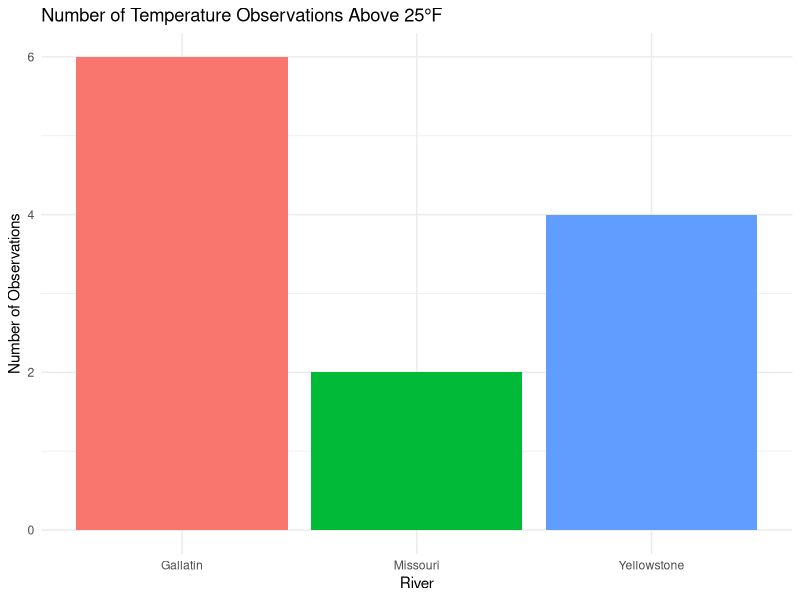
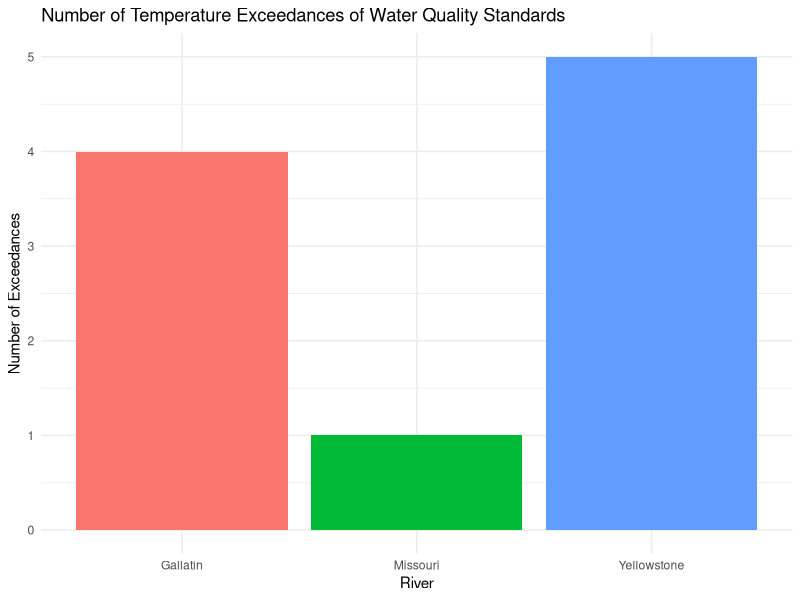

Reproduce these figures in R, in order.
## ---- chunk 1
#| include: false
library(tidyverse)
library(knitr)
## ---- chunk 2
#| include: false
rivers <- read_csv("Labs/Data/rivers.csv", show_col_types = FALSE) %>%
  mutate(
    date = as.Date(date, format = "%m/%d/%Y"),
    river = as.factor(site),
    temp = as.numeric(temperature),
    do = as.numeric(dissolved_oxygen),
    ph = as.numeric(pH),
    month = as.numeric(format(date, "%m"))
  )
## ---- chunk 3
#| results: asis
avg_table <- rivers %>%
  group_by(river) %>%
  summarize(
    avg_temp = mean(temp, na.rm = TRUE),
    avg_do = mean(do, na.rm = TRUE),
    avg_ph = mean(ph, na.rm = TRUE)
  )

knitr::kable(
  avg_table,
  digits = 2,
  col.names = c("River", "Average Temperature", "Average Dissolved Oxygen", "Average pH")
)
## ---- chunk 4
plot1_data <- rivers %>%
  filter(temp > 25) %>%
  count(river, name = "count")

ggplot(plot1_data, aes(x = river, y = count, fill = river)) +
  geom_col() +
  labs(
    title = "Number of Temperature Observations Above 25°F",
    x = "River",
    y = "Number of Observations"
  ) +
  theme_minimal() +
  theme(legend.position = "none")
## ---- chunk 5
#| include: false
wqs <- read_csv("Labs/Data/wqs.csv", show_col_types = FALSE) %>%
  mutate(
    river = as.factor(site),
    month = as.numeric(month),
    standard = as.numeric(standard)
  )
## ---- chunk 6
combined <- rivers %>%
  left_join(wqs, by = c("river", "month"))

plot2_data <- combined %>%
  filter(temp > standard) %>%
  count(river, name = "count")

ggplot(plot2_data, aes(x = river, y = count, fill = river)) +
  geom_col() +
  labs(
    title = "Number of Temperature Exceedances of Water Quality Standards",
    x = "River",
    y = "Number of Exceedances"
  ) +
  theme_minimal() +
  theme(legend.position = "none")
